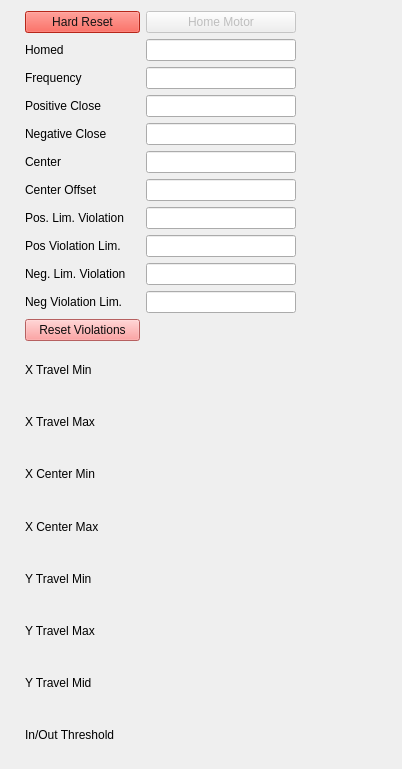
<?xml version="1.0" encoding="UTF-8"?>
<ui version="4.0">
 <class>Form</class>
 <widget class="QWidget" name="Form">
  <property name="geometry">
   <rect>
    <x>0</x>
    <y>0</y>
    <width>402</width>
    <height>769</height>
   </rect>
  </property>
  <property name="windowTitle">
   <string>Form</string>
  </property>
  <layout class="QGridLayout" name="gridLayout_2">
   <item row="0" column="1">
    <layout class="QGridLayout" name="gridLayout">
     <item row="21" column="0" colspan="2">
      <widget class="QLabel" name="label_14">
       <property name="text">
        <string>In/Out Threshold</string>
       </property>
      </widget>
     </item>
     <item row="4" column="0">
      <widget class="QLabel" name="label_2">
       <property name="text">
        <string>Negative Close</string>
       </property>
      </widget>
     </item>
     <item row="8" column="0">
      <widget class="QLabel" name="label_4">
       <property name="text">
        <string>Pos Violation Lim.</string>
       </property>
      </widget>
     </item>
     <item row="9" column="0">
      <widget class="QLabel" name="label_16">
       <property name="text">
        <string>Neg. Lim. Violation</string>
       </property>
      </widget>
     </item>
     <item row="10" column="0">
      <widget class="QLabel" name="label_5">
       <property name="text">
        <string>Neg Violation Lim.</string>
       </property>
      </widget>
     </item>
     <item row="21" column="2">
      <widget class="PyDMLabel" name="PyDMLabel_14">
       <property name="minimumSize">
        <size>
         <width>75</width>
         <height>0</height>
        </size>
       </property>
       <property name="maximumSize">
        <size>
         <width>75</width>
         <height>16777215</height>
        </size>
       </property>
       <property name="toolTip">
        <string/>
       </property>
       <property name="precision" stdset="0">
        <number>0</number>
       </property>
       <property name="showUnits" stdset="0">
        <bool>false</bool>
       </property>
       <property name="precisionFromPV" stdset="0">
        <bool>true</bool>
       </property>
       <property name="alarmSensitiveContent" stdset="0">
        <bool>false</bool>
       </property>
       <property name="alarmSensitiveBorder" stdset="0">
        <bool>true</bool>
       </property>
       <property name="PyDMToolTip" stdset="0">
        <string/>
       </property>
       <property name="channel" stdset="0">
        <string>ca://${prefix}:MMS:03:fInOutThrsh_RBV</string>
       </property>
       <property name="enableRichText" stdset="0">
        <bool>false</bool>
       </property>
      </widget>
     </item>
     <item row="15" column="2">
      <widget class="PyDMLabel" name="PyDMLabel_8">
       <property name="maximumSize">
        <size>
         <width>75</width>
         <height>16777215</height>
        </size>
       </property>
       <property name="toolTip">
        <string/>
       </property>
       <property name="precision" stdset="0">
        <number>0</number>
       </property>
       <property name="showUnits" stdset="0">
        <bool>false</bool>
       </property>
       <property name="precisionFromPV" stdset="0">
        <bool>true</bool>
       </property>
       <property name="alarmSensitiveContent" stdset="0">
        <bool>false</bool>
       </property>
       <property name="alarmSensitiveBorder" stdset="0">
        <bool>true</bool>
       </property>
       <property name="PyDMToolTip" stdset="0">
        <string/>
       </property>
       <property name="channel" stdset="0">
        <string>ca://${prefix}:MMS:02:fXLimMax_RBV</string>
       </property>
       <property name="enableRichText" stdset="0">
        <bool>false</bool>
       </property>
      </widget>
     </item>
     <item row="8" column="1">
      <widget class="PyDMLineEdit" name="PyDMLineEdit_4">
       <property name="maximumSize">
        <size>
         <width>150</width>
         <height>16777215</height>
        </size>
       </property>
       <property name="toolTip">
        <string/>
       </property>
       <property name="precision" stdset="0">
        <number>0</number>
       </property>
       <property name="showUnits" stdset="0">
        <bool>false</bool>
       </property>
       <property name="precisionFromPV" stdset="0">
        <bool>true</bool>
       </property>
       <property name="alarmSensitiveContent" stdset="0">
        <bool>false</bool>
       </property>
       <property name="alarmSensitiveBorder" stdset="0">
        <bool>true</bool>
       </property>
       <property name="PyDMToolTip" stdset="0">
        <string/>
       </property>
       <property name="monitorDisp" stdset="0">
        <bool>false</bool>
       </property>
       <property name="channel" stdset="0">
        <string>ca://${prefix}:MMS:01:fLimitPos</string>
       </property>
      </widget>
     </item>
     <item row="4" column="2">
      <widget class="PyDMLabel" name="PyDMLabel_2">
       <property name="minimumSize">
        <size>
         <width>75</width>
         <height>0</height>
        </size>
       </property>
       <property name="maximumSize">
        <size>
         <width>50</width>
         <height>16777215</height>
        </size>
       </property>
       <property name="toolTip">
        <string/>
       </property>
       <property name="precision" stdset="0">
        <number>0</number>
       </property>
       <property name="showUnits" stdset="0">
        <bool>false</bool>
       </property>
       <property name="precisionFromPV" stdset="0">
        <bool>true</bool>
       </property>
       <property name="alarmSensitiveContent" stdset="0">
        <bool>false</bool>
       </property>
       <property name="alarmSensitiveBorder" stdset="0">
        <bool>true</bool>
       </property>
       <property name="PyDMToolTip" stdset="0">
        <string/>
       </property>
       <property name="channel" stdset="0">
        <string>ca://${prefix}:MMS:01:fStopNeg_RBV</string>
       </property>
       <property name="enableRichText" stdset="0">
        <bool>false</bool>
       </property>
      </widget>
     </item>
     <item row="14" column="0" colspan="2">
      <widget class="QLabel" name="label_7">
       <property name="text">
        <string>X Travel Min</string>
       </property>
      </widget>
     </item>
     <item row="5" column="1">
      <widget class="PyDMLineEdit" name="PyDMLineEdit_3">
       <property name="maximumSize">
        <size>
         <width>150</width>
         <height>16777215</height>
        </size>
       </property>
       <property name="toolTip">
        <string/>
       </property>
       <property name="precision" stdset="0">
        <number>0</number>
       </property>
       <property name="showUnits" stdset="0">
        <bool>false</bool>
       </property>
       <property name="precisionFromPV" stdset="0">
        <bool>true</bool>
       </property>
       <property name="alarmSensitiveContent" stdset="0">
        <bool>false</bool>
       </property>
       <property name="alarmSensitiveBorder" stdset="0">
        <bool>true</bool>
       </property>
       <property name="PyDMToolTip" stdset="0">
        <string/>
       </property>
       <property name="monitorDisp" stdset="0">
        <bool>false</bool>
       </property>
       <property name="channel" stdset="0">
        <string>ca://${prefix}:MMS:01:fCenter</string>
       </property>
      </widget>
     </item>
     <item row="16" column="2">
      <widget class="PyDMLabel" name="PyDMLabel_9">
       <property name="maximumSize">
        <size>
         <width>75</width>
         <height>16777215</height>
        </size>
       </property>
       <property name="toolTip">
        <string/>
       </property>
       <property name="precision" stdset="0">
        <number>0</number>
       </property>
       <property name="showUnits" stdset="0">
        <bool>false</bool>
       </property>
       <property name="precisionFromPV" stdset="0">
        <bool>true</bool>
       </property>
       <property name="alarmSensitiveContent" stdset="0">
        <bool>false</bool>
       </property>
       <property name="alarmSensitiveBorder" stdset="0">
        <bool>true</bool>
       </property>
       <property name="PyDMToolTip" stdset="0">
        <string/>
       </property>
       <property name="channel" stdset="0">
        <string>ca://${prefix}:MMS:02:fXCenterLimMin_RBV</string>
       </property>
       <property name="enableRichText" stdset="0">
        <bool>false</bool>
       </property>
      </widget>
     </item>
     <item row="18" column="2">
      <widget class="PyDMLabel" name="PyDMLabel_11">
       <property name="minimumSize">
        <size>
         <width>75</width>
         <height>0</height>
        </size>
       </property>
       <property name="maximumSize">
        <size>
         <width>75</width>
         <height>16777215</height>
        </size>
       </property>
       <property name="toolTip">
        <string/>
       </property>
       <property name="precision" stdset="0">
        <number>0</number>
       </property>
       <property name="showUnits" stdset="0">
        <bool>false</bool>
       </property>
       <property name="precisionFromPV" stdset="0">
        <bool>true</bool>
       </property>
       <property name="alarmSensitiveContent" stdset="0">
        <bool>false</bool>
       </property>
       <property name="alarmSensitiveBorder" stdset="0">
        <bool>true</bool>
       </property>
       <property name="PyDMToolTip" stdset="0">
        <string/>
       </property>
       <property name="channel" stdset="0">
        <string>ca://${prefix}:MMS:03:fYLimMin_RBV</string>
       </property>
       <property name="enableRichText" stdset="0">
        <bool>false</bool>
       </property>
      </widget>
     </item>
     <item row="4" column="1">
      <widget class="PyDMLineEdit" name="PyDMLineEdit_2">
       <property name="maximumSize">
        <size>
         <width>150</width>
         <height>16777215</height>
        </size>
       </property>
       <property name="toolTip">
        <string/>
       </property>
       <property name="precision" stdset="0">
        <number>0</number>
       </property>
       <property name="showUnits" stdset="0">
        <bool>false</bool>
       </property>
       <property name="precisionFromPV" stdset="0">
        <bool>true</bool>
       </property>
       <property name="alarmSensitiveContent" stdset="0">
        <bool>false</bool>
       </property>
       <property name="alarmSensitiveBorder" stdset="0">
        <bool>true</bool>
       </property>
       <property name="PyDMToolTip" stdset="0">
        <string/>
       </property>
       <property name="monitorDisp" stdset="0">
        <bool>false</bool>
       </property>
       <property name="channel" stdset="0">
        <string>ca://${prefix}:MMS:01:fStopNeg</string>
       </property>
      </widget>
     </item>
     <item row="3" column="0">
      <widget class="QLabel" name="label">
       <property name="text">
        <string>Positive Close</string>
       </property>
      </widget>
     </item>
     <item row="2" column="1">
      <widget class="PyDMLineEdit" name="HomedRB_4">
       <property name="maximumSize">
        <size>
         <width>150</width>
         <height>16777215</height>
        </size>
       </property>
       <property name="alignment">
        <set>Qt::AlignCenter</set>
       </property>
       <property name="readOnly">
        <bool>true</bool>
       </property>
       <property name="precision" stdset="0">
        <number>0</number>
       </property>
       <property name="showUnits" stdset="0">
        <bool>false</bool>
       </property>
       <property name="precisionFromPV" stdset="0">
        <bool>true</bool>
       </property>
       <property name="alarmSensitiveContent" stdset="0">
        <bool>false</bool>
       </property>
       <property name="alarmSensitiveBorder" stdset="0">
        <bool>true</bool>
       </property>
       <property name="PyDMToolTip" stdset="0">
        <string/>
       </property>
       <property name="monitorDisp" stdset="0">
        <bool>false</bool>
       </property>
       <property name="channel" stdset="0">
        <string>ca://${prefix}:MMS:01:fCurrentTriggerFrequency_RBV</string>
       </property>
      </widget>
     </item>
     <item row="17" column="0" colspan="2">
      <widget class="QLabel" name="label_10">
       <property name="text">
        <string>X Center Max</string>
       </property>
      </widget>
     </item>
     <item row="10" column="1">
      <widget class="PyDMLineEdit" name="PyDMLineEdit_5">
       <property name="maximumSize">
        <size>
         <width>150</width>
         <height>16777215</height>
        </size>
       </property>
       <property name="toolTip">
        <string/>
       </property>
       <property name="precision" stdset="0">
        <number>0</number>
       </property>
       <property name="showUnits" stdset="0">
        <bool>false</bool>
       </property>
       <property name="precisionFromPV" stdset="0">
        <bool>true</bool>
       </property>
       <property name="alarmSensitiveContent" stdset="0">
        <bool>false</bool>
       </property>
       <property name="alarmSensitiveBorder" stdset="0">
        <bool>true</bool>
       </property>
       <property name="PyDMToolTip" stdset="0">
        <string/>
       </property>
       <property name="monitorDisp" stdset="0">
        <bool>false</bool>
       </property>
       <property name="channel" stdset="0">
        <string>ca://${prefix}:MMS:01:fLimitNeg</string>
       </property>
      </widget>
     </item>
     <item row="9" column="1">
      <widget class="PyDMLineEdit" name="PyDMLineEdit_8">
       <property name="maximumSize">
        <size>
         <width>150</width>
         <height>16777215</height>
        </size>
       </property>
       <property name="toolTip">
        <string/>
       </property>
       <property name="precision" stdset="0">
        <number>0</number>
       </property>
       <property name="showUnits" stdset="0">
        <bool>false</bool>
       </property>
       <property name="precisionFromPV" stdset="0">
        <bool>true</bool>
       </property>
       <property name="alarmSensitiveContent" stdset="0">
        <bool>false</bool>
       </property>
       <property name="alarmSensitiveBorder" stdset="0">
        <bool>true</bool>
       </property>
       <property name="PyDMToolTip" stdset="0">
        <string/>
       </property>
       <property name="monitorDisp" stdset="0">
        <bool>false</bool>
       </property>
       <property name="channel" stdset="0">
        <string>ca://${prefix}:MMS:01:nOvrCntNeg_RBV</string>
       </property>
      </widget>
     </item>
     <item row="10" column="2">
      <widget class="PyDMLabel" name="PyDMLabel_5">
       <property name="minimumSize">
        <size>
         <width>75</width>
         <height>0</height>
        </size>
       </property>
       <property name="maximumSize">
        <size>
         <width>50</width>
         <height>16777215</height>
        </size>
       </property>
       <property name="toolTip">
        <string/>
       </property>
       <property name="precision" stdset="0">
        <number>0</number>
       </property>
       <property name="showUnits" stdset="0">
        <bool>false</bool>
       </property>
       <property name="precisionFromPV" stdset="0">
        <bool>true</bool>
       </property>
       <property name="alarmSensitiveContent" stdset="0">
        <bool>false</bool>
       </property>
       <property name="alarmSensitiveBorder" stdset="0">
        <bool>true</bool>
       </property>
       <property name="PyDMToolTip" stdset="0">
        <string/>
       </property>
       <property name="channel" stdset="0">
        <string>ca://${prefix}:MMS:01:fLimitNeg_RBV</string>
       </property>
       <property name="enableRichText" stdset="0">
        <bool>false</bool>
       </property>
      </widget>
     </item>
     <item row="5" column="2">
      <widget class="PyDMLabel" name="PyDMLabel_3">
       <property name="minimumSize">
        <size>
         <width>75</width>
         <height>0</height>
        </size>
       </property>
       <property name="maximumSize">
        <size>
         <width>50</width>
         <height>16777215</height>
        </size>
       </property>
       <property name="toolTip">
        <string/>
       </property>
       <property name="precision" stdset="0">
        <number>0</number>
       </property>
       <property name="showUnits" stdset="0">
        <bool>false</bool>
       </property>
       <property name="precisionFromPV" stdset="0">
        <bool>true</bool>
       </property>
       <property name="alarmSensitiveContent" stdset="0">
        <bool>false</bool>
       </property>
       <property name="alarmSensitiveBorder" stdset="0">
        <bool>true</bool>
       </property>
       <property name="PyDMToolTip" stdset="0">
        <string/>
       </property>
       <property name="channel" stdset="0">
        <string>ca://${prefix}:MMS:01:fCenter_RBV</string>
       </property>
       <property name="enableRichText" stdset="0">
        <bool>false</bool>
       </property>
      </widget>
     </item>
     <item row="3" column="2">
      <widget class="PyDMLabel" name="PyDMLabel">
       <property name="minimumSize">
        <size>
         <width>75</width>
         <height>0</height>
        </size>
       </property>
       <property name="maximumSize">
        <size>
         <width>50</width>
         <height>16777215</height>
        </size>
       </property>
       <property name="toolTip">
        <string/>
       </property>
       <property name="precision" stdset="0">
        <number>0</number>
       </property>
       <property name="showUnits" stdset="0">
        <bool>false</bool>
       </property>
       <property name="precisionFromPV" stdset="0">
        <bool>true</bool>
       </property>
       <property name="alarmSensitiveContent" stdset="0">
        <bool>false</bool>
       </property>
       <property name="alarmSensitiveBorder" stdset="0">
        <bool>true</bool>
       </property>
       <property name="PyDMToolTip" stdset="0">
        <string/>
       </property>
       <property name="channel" stdset="0">
        <string>ca://${prefix}:MMS:01:fStopPos_RBV</string>
       </property>
       <property name="enableRichText" stdset="0">
        <bool>false</bool>
       </property>
      </widget>
     </item>
     <item row="14" column="2">
      <widget class="PyDMLabel" name="PyDMLabel_7">
       <property name="maximumSize">
        <size>
         <width>75</width>
         <height>16777215</height>
        </size>
       </property>
       <property name="toolTip">
        <string/>
       </property>
       <property name="precision" stdset="0">
        <number>0</number>
       </property>
       <property name="showUnits" stdset="0">
        <bool>false</bool>
       </property>
       <property name="precisionFromPV" stdset="0">
        <bool>true</bool>
       </property>
       <property name="alarmSensitiveContent" stdset="0">
        <bool>false</bool>
       </property>
       <property name="alarmSensitiveBorder" stdset="0">
        <bool>true</bool>
       </property>
       <property name="PyDMToolTip" stdset="0">
        <string/>
       </property>
       <property name="channel" stdset="0">
        <string>ca://${prefix}:MMS:02:fXLimMin_RBV</string>
       </property>
       <property name="enableRichText" stdset="0">
        <bool>false</bool>
       </property>
      </widget>
     </item>
     <item row="5" column="0">
      <widget class="QLabel" name="label_3">
       <property name="text">
        <string>Center</string>
       </property>
      </widget>
     </item>
     <item row="3" column="1">
      <widget class="PyDMLineEdit" name="PyDMLineEdit">
       <property name="maximumSize">
        <size>
         <width>150</width>
         <height>16777215</height>
        </size>
       </property>
       <property name="toolTip">
        <string/>
       </property>
       <property name="precision" stdset="0">
        <number>0</number>
       </property>
       <property name="showUnits" stdset="0">
        <bool>false</bool>
       </property>
       <property name="precisionFromPV" stdset="0">
        <bool>true</bool>
       </property>
       <property name="alarmSensitiveContent" stdset="0">
        <bool>false</bool>
       </property>
       <property name="alarmSensitiveBorder" stdset="0">
        <bool>true</bool>
       </property>
       <property name="PyDMToolTip" stdset="0">
        <string/>
       </property>
       <property name="monitorDisp" stdset="0">
        <bool>false</bool>
       </property>
       <property name="channel" stdset="0">
        <string>ca://${prefix}:MMS:01:fStopPos</string>
       </property>
      </widget>
     </item>
     <item row="1" column="0">
      <widget class="QLabel" name="label_17">
       <property name="text">
        <string>Homed</string>
       </property>
      </widget>
     </item>
     <item row="7" column="1">
      <widget class="PyDMLineEdit" name="PyDMLineEdit_7">
       <property name="maximumSize">
        <size>
         <width>150</width>
         <height>16777215</height>
        </size>
       </property>
       <property name="toolTip">
        <string/>
       </property>
       <property name="precision" stdset="0">
        <number>0</number>
       </property>
       <property name="showUnits" stdset="0">
        <bool>false</bool>
       </property>
       <property name="precisionFromPV" stdset="0">
        <bool>true</bool>
       </property>
       <property name="alarmSensitiveContent" stdset="0">
        <bool>false</bool>
       </property>
       <property name="alarmSensitiveBorder" stdset="0">
        <bool>true</bool>
       </property>
       <property name="PyDMToolTip" stdset="0">
        <string/>
       </property>
       <property name="monitorDisp" stdset="0">
        <bool>false</bool>
       </property>
       <property name="channel" stdset="0">
        <string>ca://${prefix}:MMS:01:nOvrCntPos_RBV</string>
       </property>
      </widget>
     </item>
     <item row="18" column="0" colspan="2">
      <widget class="QLabel" name="label_11">
       <property name="text">
        <string>Y Travel Min</string>
       </property>
      </widget>
     </item>
     <item row="19" column="0" colspan="2">
      <widget class="QLabel" name="label_12">
       <property name="text">
        <string>Y Travel Max</string>
       </property>
      </widget>
     </item>
     <item row="1" column="1">
      <widget class="PyDMLineEdit" name="HomedRB_2">
       <property name="maximumSize">
        <size>
         <width>150</width>
         <height>16777215</height>
        </size>
       </property>
       <property name="alignment">
        <set>Qt::AlignCenter</set>
       </property>
       <property name="readOnly">
        <bool>true</bool>
       </property>
       <property name="precision" stdset="0">
        <number>0</number>
       </property>
       <property name="showUnits" stdset="0">
        <bool>false</bool>
       </property>
       <property name="precisionFromPV" stdset="0">
        <bool>true</bool>
       </property>
       <property name="alarmSensitiveContent" stdset="0">
        <bool>false</bool>
       </property>
       <property name="alarmSensitiveBorder" stdset="0">
        <bool>true</bool>
       </property>
       <property name="PyDMToolTip" stdset="0">
        <string/>
       </property>
       <property name="monitorDisp" stdset="0">
        <bool>false</bool>
       </property>
       <property name="channel" stdset="0">
        <string>ca://${prefix}:MMS:01:bCentered_RBV</string>
       </property>
      </widget>
     </item>
     <item row="20" column="2">
      <widget class="PyDMLabel" name="PyDMLabel_13">
       <property name="minimumSize">
        <size>
         <width>75</width>
         <height>0</height>
        </size>
       </property>
       <property name="maximumSize">
        <size>
         <width>75</width>
         <height>16777215</height>
        </size>
       </property>
       <property name="toolTip">
        <string/>
       </property>
       <property name="precision" stdset="0">
        <number>0</number>
       </property>
       <property name="showUnits" stdset="0">
        <bool>false</bool>
       </property>
       <property name="precisionFromPV" stdset="0">
        <bool>true</bool>
       </property>
       <property name="alarmSensitiveContent" stdset="0">
        <bool>false</bool>
       </property>
       <property name="alarmSensitiveBorder" stdset="0">
        <bool>true</bool>
       </property>
       <property name="PyDMToolTip" stdset="0">
        <string/>
       </property>
       <property name="channel" stdset="0">
        <string>ca://${prefix}:MMS:03:fYLimMedium_RBV</string>
       </property>
       <property name="enableRichText" stdset="0">
        <bool>false</bool>
       </property>
      </widget>
     </item>
     <item row="8" column="2">
      <widget class="PyDMLabel" name="PyDMLabel_4">
       <property name="minimumSize">
        <size>
         <width>75</width>
         <height>0</height>
        </size>
       </property>
       <property name="maximumSize">
        <size>
         <width>50</width>
         <height>16777215</height>
        </size>
       </property>
       <property name="toolTip">
        <string/>
       </property>
       <property name="precision" stdset="0">
        <number>0</number>
       </property>
       <property name="showUnits" stdset="0">
        <bool>false</bool>
       </property>
       <property name="precisionFromPV" stdset="0">
        <bool>true</bool>
       </property>
       <property name="alarmSensitiveContent" stdset="0">
        <bool>false</bool>
       </property>
       <property name="alarmSensitiveBorder" stdset="0">
        <bool>true</bool>
       </property>
       <property name="PyDMToolTip" stdset="0">
        <string/>
       </property>
       <property name="channel" stdset="0">
        <string>ca://${prefix}:MMS:01:fLimitPos_RBV</string>
       </property>
       <property name="enableRichText" stdset="0">
        <bool>false</bool>
       </property>
      </widget>
     </item>
     <item row="15" column="0" colspan="2">
      <widget class="QLabel" name="label_8">
       <property name="text">
        <string>X Travel Max</string>
       </property>
      </widget>
     </item>
     <item row="11" column="0">
      <widget class="PyDMPushButton" name="PyDMPushButton_3">
       <property name="maximumSize">
        <size>
         <width>140</width>
         <height>16777215</height>
        </size>
       </property>
       <property name="toolTip">
        <string/>
       </property>
       <property name="styleSheet">
        <string notr="true">color: rgb(12, 12, 12);
background-color: rgb(255, 135, 135);</string>
       </property>
       <property name="text">
        <string>Reset Violations</string>
       </property>
       <property name="alarmSensitiveContent" stdset="0">
        <bool>false</bool>
       </property>
       <property name="alarmSensitiveBorder" stdset="0">
        <bool>false</bool>
       </property>
       <property name="PyDMToolTip" stdset="0">
        <string/>
       </property>
       <property name="monitorDisp" stdset="0">
        <bool>false</bool>
       </property>
       <property name="channel" stdset="0">
        <string>ca://${prefix}:MMS:01:bResetCnt</string>
       </property>
       <property name="PyDMIcon" stdset="0">
        <string/>
       </property>
       <property name="PyDMIconColor" stdset="0">
        <color>
         <red>255</red>
         <green>0</green>
         <blue>0</blue>
        </color>
       </property>
       <property name="passwordProtected" stdset="0">
        <bool>false</bool>
       </property>
       <property name="password" stdset="0">
        <string/>
       </property>
       <property name="protectedPassword" stdset="0">
        <string/>
       </property>
       <property name="showConfirmDialog" stdset="0">
        <bool>false</bool>
       </property>
       <property name="confirmMessage" stdset="0">
        <string>Are you sure you want to proceed?</string>
       </property>
       <property name="pressValue" stdset="0">
        <string>1</string>
       </property>
       <property name="releaseValue" stdset="0">
        <string>None</string>
       </property>
       <property name="relativeChange" stdset="0">
        <bool>false</bool>
       </property>
       <property name="writeWhenRelease" stdset="0">
        <bool>false</bool>
       </property>
      </widget>
     </item>
     <item row="0" column="0">
      <widget class="PyDMPushButton" name="PyDMPushButton_4">
       <property name="toolTip">
        <string/>
       </property>
       <property name="styleSheet">
        <string notr="true">color: rgb(18, 18, 18);
background-color: rgb(255, 53, 35);</string>
       </property>
       <property name="text">
        <string>Hard Reset</string>
       </property>
       <property name="alarmSensitiveContent" stdset="0">
        <bool>false</bool>
       </property>
       <property name="alarmSensitiveBorder" stdset="0">
        <bool>false</bool>
       </property>
       <property name="PyDMToolTip" stdset="0">
        <string/>
       </property>
       <property name="monitorDisp" stdset="0">
        <bool>false</bool>
       </property>
       <property name="channel" stdset="0">
        <string>ca://${prefix}:MMS:01:bReset</string>
       </property>
       <property name="PyDMIcon" stdset="0">
        <string/>
       </property>
       <property name="passwordProtected" stdset="0">
        <bool>false</bool>
       </property>
       <property name="password" stdset="0">
        <string/>
       </property>
       <property name="protectedPassword" stdset="0">
        <string/>
       </property>
       <property name="showConfirmDialog" stdset="0">
        <bool>false</bool>
       </property>
       <property name="confirmMessage" stdset="0">
        <string>Are you sure you want to proceed?</string>
       </property>
       <property name="pressValue" stdset="0">
        <string>1</string>
       </property>
       <property name="releaseValue" stdset="0">
        <string>None</string>
       </property>
       <property name="relativeChange" stdset="0">
        <bool>false</bool>
       </property>
       <property name="writeWhenRelease" stdset="0">
        <bool>false</bool>
       </property>
      </widget>
     </item>
     <item row="2" column="0">
      <widget class="QLabel" name="label_18">
       <property name="text">
        <string>Frequency</string>
       </property>
      </widget>
     </item>
     <item row="0" column="1">
      <widget class="PyDMPushButton" name="HomeButton_2">
       <property name="enabled">
        <bool>false</bool>
       </property>
       <property name="sizePolicy">
        <sizepolicy hsizetype="Minimum" vsizetype="Fixed">
         <horstretch>0</horstretch>
         <verstretch>0</verstretch>
        </sizepolicy>
       </property>
       <property name="maximumSize">
        <size>
         <width>150</width>
         <height>16777215</height>
        </size>
       </property>
       <property name="styleSheet">
        <string notr="true">QPushButton {
    color: rgb(18, 18, 18);    
    background-color: #F39C12;
    font-size: 11pt;
}
QPushButton:hover {
    background-color: #E67E22;
}
QPushButton:pressed {
    background-color: #D68910;
}
color: rgb(18, 18, 18);</string>
       </property>
       <property name="text">
        <string>Home Motor</string>
       </property>
       <property name="alarmSensitiveContent" stdset="0">
        <bool>false</bool>
       </property>
       <property name="alarmSensitiveBorder" stdset="0">
        <bool>false</bool>
       </property>
       <property name="PyDMToolTip" stdset="0">
        <string/>
       </property>
       <property name="monitorDisp" stdset="0">
        <bool>false</bool>
       </property>
       <property name="channel" stdset="0">
        <string>ca://${prefix}:MMS:01:eModeSelector</string>
       </property>
       <property name="PyDMIcon" stdset="0">
        <string/>
       </property>
       <property name="passwordProtected" stdset="0">
        <bool>false</bool>
       </property>
       <property name="password" stdset="0">
        <string/>
       </property>
       <property name="protectedPassword" stdset="0">
        <string/>
       </property>
       <property name="showConfirmDialog" stdset="0">
        <bool>false</bool>
       </property>
       <property name="confirmMessage" stdset="0">
        <string>Are you sure you want to proceed?</string>
       </property>
       <property name="pressValue" stdset="0">
        <string>5</string>
       </property>
       <property name="releaseValue" stdset="0">
        <string>None</string>
       </property>
       <property name="relativeChange" stdset="0">
        <bool>false</bool>
       </property>
       <property name="writeWhenRelease" stdset="0">
        <bool>false</bool>
       </property>
      </widget>
     </item>
     <item row="19" column="2">
      <widget class="PyDMLabel" name="PyDMLabel_12">
       <property name="minimumSize">
        <size>
         <width>75</width>
         <height>0</height>
        </size>
       </property>
       <property name="maximumSize">
        <size>
         <width>75</width>
         <height>16777215</height>
        </size>
       </property>
       <property name="toolTip">
        <string/>
       </property>
       <property name="precision" stdset="0">
        <number>0</number>
       </property>
       <property name="showUnits" stdset="0">
        <bool>false</bool>
       </property>
       <property name="precisionFromPV" stdset="0">
        <bool>true</bool>
       </property>
       <property name="alarmSensitiveContent" stdset="0">
        <bool>false</bool>
       </property>
       <property name="alarmSensitiveBorder" stdset="0">
        <bool>true</bool>
       </property>
       <property name="PyDMToolTip" stdset="0">
        <string/>
       </property>
       <property name="channel" stdset="0">
        <string>ca://${prefix}:MMS:03:fYLimMax_RBV</string>
       </property>
       <property name="enableRichText" stdset="0">
        <bool>false</bool>
       </property>
      </widget>
     </item>
     <item row="7" column="0">
      <widget class="QLabel" name="label_15">
       <property name="text">
        <string>Pos. Lim. Violation</string>
       </property>
      </widget>
     </item>
     <item row="20" column="0" colspan="2">
      <widget class="QLabel" name="label_13">
       <property name="text">
        <string>Y Travel Mid</string>
       </property>
      </widget>
     </item>
     <item row="17" column="2">
      <widget class="PyDMLabel" name="PyDMLabel_10">
       <property name="maximumSize">
        <size>
         <width>75</width>
         <height>16777215</height>
        </size>
       </property>
       <property name="toolTip">
        <string/>
       </property>
       <property name="precision" stdset="0">
        <number>0</number>
       </property>
       <property name="showUnits" stdset="0">
        <bool>false</bool>
       </property>
       <property name="precisionFromPV" stdset="0">
        <bool>true</bool>
       </property>
       <property name="alarmSensitiveContent" stdset="0">
        <bool>false</bool>
       </property>
       <property name="alarmSensitiveBorder" stdset="0">
        <bool>true</bool>
       </property>
       <property name="PyDMToolTip" stdset="0">
        <string/>
       </property>
       <property name="channel" stdset="0">
        <string>ca://${prefix}:MMS:02:fXCenterLimMax_RBV</string>
       </property>
       <property name="enableRichText" stdset="0">
        <bool>false</bool>
       </property>
      </widget>
     </item>
     <item row="16" column="0" colspan="2">
      <widget class="QLabel" name="label_9">
       <property name="text">
        <string>X Center Min</string>
       </property>
      </widget>
     </item>
     <item row="6" column="0">
      <widget class="QLabel" name="label_6">
       <property name="text">
        <string>Center Offset</string>
       </property>
      </widget>
     </item>
     <item row="6" column="1">
      <widget class="PyDMLineEdit" name="PyDMLineEdit_6">
       <property name="maximumSize">
        <size>
         <width>150</width>
         <height>16777215</height>
        </size>
       </property>
       <property name="toolTip">
        <string/>
       </property>
       <property name="precision" stdset="0">
        <number>0</number>
       </property>
       <property name="showUnits" stdset="0">
        <bool>false</bool>
       </property>
       <property name="precisionFromPV" stdset="0">
        <bool>true</bool>
       </property>
       <property name="alarmSensitiveContent" stdset="0">
        <bool>false</bool>
       </property>
       <property name="alarmSensitiveBorder" stdset="0">
        <bool>true</bool>
       </property>
       <property name="PyDMToolTip" stdset="0">
        <string/>
       </property>
       <property name="monitorDisp" stdset="0">
        <bool>false</bool>
       </property>
       <property name="channel" stdset="0">
        <string>ca://${prefix}:MMS:01:fCenterOffset</string>
       </property>
      </widget>
     </item>
     <item row="6" column="2">
      <widget class="PyDMLabel" name="PyDMLabel_6">
       <property name="maximumSize">
        <size>
         <width>75</width>
         <height>16777215</height>
        </size>
       </property>
       <property name="toolTip">
        <string/>
       </property>
       <property name="precision" stdset="0">
        <number>0</number>
       </property>
       <property name="showUnits" stdset="0">
        <bool>false</bool>
       </property>
       <property name="precisionFromPV" stdset="0">
        <bool>true</bool>
       </property>
       <property name="alarmSensitiveContent" stdset="0">
        <bool>false</bool>
       </property>
       <property name="alarmSensitiveBorder" stdset="0">
        <bool>true</bool>
       </property>
       <property name="PyDMToolTip" stdset="0">
        <string/>
       </property>
       <property name="channel" stdset="0">
        <string>ca://${prefix}:MMS:01:fCenterOffset_RBV</string>
       </property>
       <property name="enableRichText" stdset="0">
        <bool>false</bool>
       </property>
      </widget>
     </item>
    </layout>
   </item>
  </layout>
 </widget>
 <customwidgets>
  <customwidget>
   <class>PyDMLabel</class>
   <extends>QLabel</extends>
   <header>pydm.widgets.label</header>
  </customwidget>
  <customwidget>
   <class>PyDMLineEdit</class>
   <extends>QLineEdit</extends>
   <header>pydm.widgets.line_edit</header>
  </customwidget>
  <customwidget>
   <class>PyDMPushButton</class>
   <extends>QPushButton</extends>
   <header>pydm.widgets.pushbutton</header>
  </customwidget>
 </customwidgets>
 <resources/>
 <connections/>
</ui>
